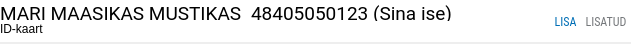
<?xml version="1.0" encoding="UTF-8"?>
<ui version="4.0">
 <class>AddressItem</class>
 <widget class="QWidget" name="AddressItem">
  <property name="geometry">
   <rect>
    <x>0</x>
    <y>0</y>
    <width>631</width>
    <height>44</height>
   </rect>
  </property>
  <property name="minimumSize">
   <size>
    <width>417</width>
    <height>44</height>
   </size>
  </property>
  <property name="maximumSize">
   <size>
    <width>16777215</width>
    <height>44</height>
   </size>
  </property>
  <property name="font">
   <font>
    <pointsize>14</pointsize>
    <weight>50</weight>
    <bold>false</bold>
   </font>
  </property>
  <property name="windowTitle">
   <string>Form</string>
  </property>
  <property name="styleSheet">
   <string notr="true">border: solid rgba(217, 217, 216, 0.45);
border-width: 0px 0px 2px 0px;
background-color: #ffffff;
color: #000000;
text-decoration: none solid rgb(0, 0, 0);</string>
  </property>
  <layout class="QHBoxLayout" name="horizontalLayout" stretch="0,0,0,0">
   <property name="spacing">
    <number>0</number>
   </property>
   <property name="leftMargin">
    <number>0</number>
   </property>
   <property name="topMargin">
    <number>0</number>
   </property>
   <property name="rightMargin">
    <number>0</number>
   </property>
   <property name="bottomMargin">
    <number>2</number>
   </property>
   <item>
    <widget class="QWidget" name="widget" native="true">
     <property name="sizePolicy">
      <sizepolicy hsizetype="Expanding" vsizetype="Preferred">
       <horstretch>0</horstretch>
       <verstretch>0</verstretch>
      </sizepolicy>
     </property>
     <property name="minimumSize">
      <size>
       <width>446</width>
       <height>38</height>
      </size>
     </property>
     <property name="styleSheet">
      <string notr="true">border: none;</string>
     </property>
     <layout class="QVBoxLayout" name="verticalLayout">
      <property name="spacing">
       <number>0</number>
      </property>
      <property name="leftMargin">
       <number>0</number>
      </property>
      <property name="topMargin">
       <number>0</number>
      </property>
      <property name="rightMargin">
       <number>0</number>
      </property>
      <property name="bottomMargin">
       <number>0</number>
      </property>
      <item>
       <spacer name="verticalSpacer">
        <property name="orientation">
         <enum>Qt::Vertical</enum>
        </property>
        <property name="sizeHint" stdset="0">
         <size>
          <width>1</width>
          <height>40</height>
         </size>
        </property>
       </spacer>
      </item>
      <item>
       <widget class="QWidget" name="line1" native="true">
        <property name="sizePolicy">
         <sizepolicy hsizetype="Expanding" vsizetype="Preferred">
          <horstretch>0</horstretch>
          <verstretch>0</verstretch>
         </sizepolicy>
        </property>
        <property name="minimumSize">
         <size>
          <width>446</width>
          <height>16</height>
         </size>
        </property>
        <property name="maximumSize">
         <size>
          <width>16777215</width>
          <height>16</height>
         </size>
        </property>
        <property name="styleSheet">
         <string notr="true">border: none;</string>
        </property>
        <layout class="QHBoxLayout" name="horizontalLayout_2">
         <property name="spacing">
          <number>0</number>
         </property>
         <property name="leftMargin">
          <number>0</number>
         </property>
         <property name="topMargin">
          <number>0</number>
         </property>
         <property name="rightMargin">
          <number>0</number>
         </property>
         <property name="bottomMargin">
          <number>0</number>
         </property>
         <item>
          <widget class="QLabel" name="name">
           <property name="sizePolicy">
            <sizepolicy hsizetype="MinimumExpanding" vsizetype="Preferred">
             <horstretch>0</horstretch>
             <verstretch>0</verstretch>
            </sizepolicy>
           </property>
           <property name="maximumSize">
            <size>
             <width>16777215</width>
             <height>16</height>
            </size>
           </property>
           <property name="font">
            <font>
             <family>Roboto</family>
             <pointsize>14</pointsize>
            </font>
           </property>
           <property name="text">
            <string>MARI MAASIKAS MUSTIKAS  </string>
           </property>
          </widget>
         </item>
         <item>
          <widget class="QLabel" name="code">
           <property name="sizePolicy">
            <sizepolicy hsizetype="Expanding" vsizetype="Preferred">
             <horstretch>100</horstretch>
             <verstretch>0</verstretch>
            </sizepolicy>
           </property>
           <property name="maximumSize">
            <size>
             <width>16777215</width>
             <height>16</height>
            </size>
           </property>
           <property name="font">
            <font>
             <family>Roboto</family>
             <pointsize>14</pointsize>
            </font>
           </property>
           <property name="text">
            <string>48405050123 (Sina ise)</string>
           </property>
           <property name="margin">
            <number>0</number>
           </property>
          </widget>
         </item>
        </layout>
       </widget>
      </item>
      <item>
       <widget class="QWidget" name="line2" native="true">
        <property name="sizePolicy">
         <sizepolicy hsizetype="Expanding" vsizetype="Preferred">
          <horstretch>0</horstretch>
          <verstretch>0</verstretch>
         </sizepolicy>
        </property>
        <property name="minimumSize">
         <size>
          <width>446</width>
          <height>16</height>
         </size>
        </property>
        <property name="maximumSize">
         <size>
          <width>16777215</width>
          <height>16</height>
         </size>
        </property>
        <property name="font">
         <font>
          <family>Roboto</family>
          <pointsize>11</pointsize>
         </font>
        </property>
        <property name="styleSheet">
         <string notr="true">border: none;</string>
        </property>
        <layout class="QHBoxLayout" name="horizontalLayout_3">
         <property name="spacing">
          <number>0</number>
         </property>
         <property name="leftMargin">
          <number>0</number>
         </property>
         <property name="topMargin">
          <number>0</number>
         </property>
         <property name="rightMargin">
          <number>0</number>
         </property>
         <property name="bottomMargin">
          <number>0</number>
         </property>
         <item>
          <widget class="QLabel" name="idType">
           <property name="maximumSize">
            <size>
             <width>16777215</width>
             <height>16</height>
            </size>
           </property>
           <property name="text">
            <string>ID-kaart</string>
           </property>
          </widget>
         </item>
        </layout>
       </widget>
      </item>
      <item>
       <spacer name="verticalSpacer_2">
        <property name="orientation">
         <enum>Qt::Vertical</enum>
        </property>
        <property name="sizeHint" stdset="0">
         <size>
          <width>1</width>
          <height>40</height>
         </size>
        </property>
       </spacer>
      </item>
     </layout>
    </widget>
   </item>
   <item>
    <widget class="QToolButton" name="remove">
     <property name="minimumSize">
      <size>
       <width>19</width>
       <height>19</height>
      </size>
     </property>
     <property name="font">
      <font>
       <family>Roboto</family>
       <pointsize>14</pointsize>
      </font>
     </property>
     <property name="styleSheet">
      <string notr="true">border: none; color: #363739;</string>
     </property>
     <property name="text">
      <string/>
     </property>
     <property name="icon">
      <iconset>
       <normalon>:/images/remove_dark.svg</normalon>
      </iconset>
     </property>
     <property name="iconSize">
      <size>
       <width>15</width>
       <height>15</height>
      </size>
     </property>
    </widget>
   </item>
   <item>
    <widget class="QToolButton" name="add">
     <property name="styleSheet">
      <string notr="true">border: none;
color: #006EB5;	
font-family: Roboto Condensed;
font-size: 12px;</string>
     </property>
     <property name="text">
      <string>LISA</string>
     </property>
    </widget>
   </item>
   <item>
    <widget class="QToolButton" name="added">
     <property name="styleSheet">
      <string notr="true">border: none;
color: #75787B;
font-family: Roboto Condensed;
font-size: 12px;</string>
     </property>
     <property name="text">
      <string>LISATUD</string>
     </property>
    </widget>
   </item>
  </layout>
 </widget>
 <resources/>
 <connections/>
</ui>
